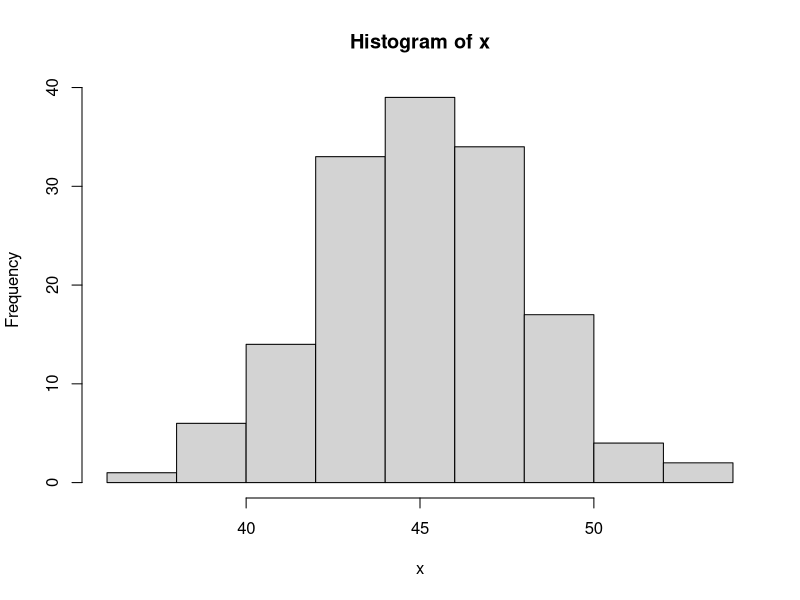

Recreate this plot in R.
## ---- chunk 1
type = sample(1:5,1) #uniform, bell, bimodal, skewright, skewleft
n = sample(c(60,70,75,80,90,100,110,120,125,130,150),1)
beta1 = c(1,5,0.2,0.5,2)[type]
beta2 = c(1,5,0.2,2,0.5)[type]
bottom = sample(seq(20,70,5),1)
width = sample(seq(5,30,5),1)
i = 1:n
vals = seq(37,53,2)
freqs = c(1,6,14,33,39,34,17,4,2)
x = rep(vals,freqs)
    #rbeta(n,beta1,beta2)*width+bottom
myhist = hist(x,breaks=7)
brks = myhist$breaks
counts = myhist$counts

b1 = 44 #sample(brks[3:(length(brks)-1)],1)
n1 = sum(x<b1)
b2 = 50 #sample(brks[2:(length(brks)-2)],1)
n2 = sum(x>b2)
#b3 = sort(sample(brks[2:(length(brks)-1)],2))
c3 = 49 #mean(b3)
r3 = 3 #(b3[2]-b3[1])/2
b3 = c(c3-r3,c3+r3) ##added line
n3 = sum(abs(x-c3)<r3)
#b4 = sort(sample(brks[2:(length(brks)-1)],2))
c4 = 44 #mean(b4)
r4 = 2 #(b4[2]-b4[1])/2
b4 = c(c4-r4,c4+r4) ##added line
n4 = sum(abs(x-c4)>r4)
b5 = 46 #sample(brks[3:(length(brks)-1)],1)
n5 = sum(x<b5)
b6 = 38 #sample(brks[2:(length(brks)-2)],1)
n6 = sum(x>b6)
#b7 = sort(sample(brks[2:(length(brks)-1)],2))
c7 = 44 #mean(b7)
r7 = 2 #(b7[2]-b7[1])/2
b7 = c(c7-r7,c7+c7)
n7 = sum(abs(x-c7)<r7)
#b8 = sort(sample(brks[2:(length(brks)-1)],2))
c8 = 43 #mean(b8)
r8 = 4 #(b8[2]-b8[1])/2
b8 = c(c8-r8,c8+r8)
n8 = sum(abs(x-c8)>r8)
## ---- chunk 2
interval = paste(brks[1:length(counts)]," --- ", brks[2:(length(counts)+1)])
frequency = counts
knitr::kable(data.frame(interval,frequency),format="html",table.attr='class="bordered-table"', align = "cc",row.names=F)
